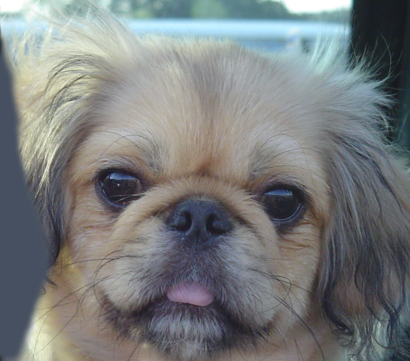
%> input picture Zhenyu_Pan_HW1/prob_hybrid/data/dog.bmp, 410 x 361 px
$ octave runThis.m   (GNU Octave 9; MATLAB toolbox functions it lacks are replaced by stand-ins)
%> lines starting %> are read from the running program, lines starting %| are printed output that depends on the picture
### Zhenyu_Pan_HW1/prob_hybrid/vis_hybrid_image.m
function output = vis_hybrid_image(hybrid_image)
%visualize a hybrid image by progressively downsampling the image and
%concatenating all of the images together.

scales = 5; %how many downsampled versions to create
scale_factor = 0.5; %how much to downsample each time
padding = 5; %how many pixels to pad.

original_height = size(hybrid_image,1);
num_colors = size(hybrid_image,3); %counting how many color channels the input has
output = hybrid_image;
cur_image = hybrid_image;

for i = 2:scales
    %add padding
    output = cat(2, output, ones(original_height, padding, num_colors));

    %dowsample image;
    cur_image = imresize(cur_image, scale_factor, 'bilinear');
    %pad the top and append to the output
    tmp = cat(1,ones(original_height - size(cur_image,1), size(cur_image,2), num_colors), cur_image);
    output = cat(2, output, tmp);
end


%code by James Hays

### Zhenyu_Pan_HW1/prob_hybrid/runThis.m
% Debugging tip: You can split your MATLAB code into cells using "%%"
% comments. The cell containing the cursor has a light yellow background,
% and you can press Ctrl+Enter to run just the code in that cell. This is
% useful when projects get more complex and slow to rerun from scratch

close all; % closes all figures

%% Setup
% read images and convert to floating point format
image1 = im2single(imread('data/dog.bmp'));
image2 = im2single(imread('data/cat.bmp'));
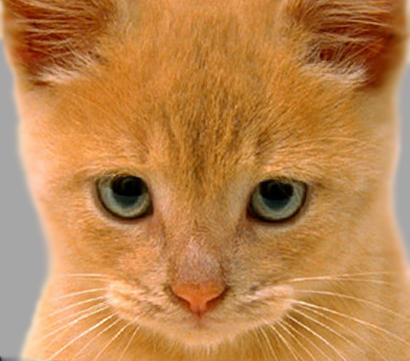
%> input picture Zhenyu_Pan_HW1/prob_hybrid/data/cat.bmp, 410 x 361 px

% image1 = im2single(imread('data/bird.bmp'));
% image2 = im2single(imread('data/plane.bmp'));

% image1 = im2single(imread('data/eistein.bmp'));
% image2 = im2single(imread('data/marilyn.bmp'));

% Several additional test cases are provided for you, but feel free to make
% your own (you'll need to align the images in a photo editor such as
% Photoshop). The hybrid images will differ depending on which image you
% assign as image1 (which will provide the low frequencies) and which image
% you asign as image2 (which will provide the high frequencies)

%% Filtering and Hybrid Image construction
cutoff_frequency = 7;

% cutoff_frequency = 4;

% cutoff_frequency = 3;

%This is the standard deviation, in pixels, of the
% Gaussian blur that will remove the high frequencies from one image and
% remove the low frequencies from another image (by subtracting a blurred
% version from the original version). You will want to tune this for every
% image pair to get the best results.
filter = fspecial('Gaussian', cutoff_frequency*4+1, cutoff_frequency);

%%%%%%%%%%%%%%%%%%%%%%%%%%%%%%%%%%%%%%%%%%%%%%%%%%%%%%%%%%%%%%%%%%%
% YOUR CODE BELOW. Use imfilter() to create 'low_frequencies' and
% 'high_frequencies' and then combine them to create 'hybrid_image'
%%%%%%%%%%%%%%%%%%%%%%%%%%%%%%%%%%%%%%%%%%%%%%%%%%%%%%%%%%%%%%%%%%%

%%%%%%%%%%%%%%%%%%%%%%%%%%%%%%%%%%%%%%%%%%%%%%%%%%%%%%%%%%%%%%%%%%%%%%%%
% Remove the high frequencies from image1 by blurring it. The amount of
% blur that works best will vary with different image pairs
%%%%%%%%%%%%%%%%%%%%%%%%%%%%%%%%%%%%%%%%%%%%%%%%%%%%%%%%%%%%%%%%%%%%%%%%

low_frequencies = imfilter(imfilter(image1, filter), filter');

%%%%%%%%%%%%%%%%%%%%%%%%%%%%%%%%%%%%%%%%%%%%%%%%%%%%%%%%%%%%%%%%%%%%%%%%
% Remove the low frequencies from image2. The easiest way to do this is to
% subtract a blurred version of image2 from the original version of image2.
% This will give you an image centered at zero with negative values.
%%%%%%%%%%%%%%%%%%%%%%%%%%%%%%%%%%%%%%%%%%%%%%%%%%%%%%%%%%%%%%%%%%%%%%%%

high_frequencies = image2 - imfilter(imfilter(image2, filter), filter');
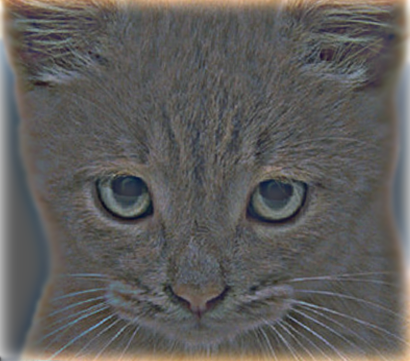
%> high_frequencies: size 361x410x3 single; mean R, G, B 0.0328, 0.0256, 0.0185; drawn with min black and max white

%%%%%%%%%%%%%%%%%%%%%%%%%%%%%%%%%%%%%%%%%%%%%%%%%%%%%%%%%%%%%%%%%%%%%%%%
% Combine the high frequencies and low frequencies
%%%%%%%%%%%%%%%%%%%%%%%%%%%%%%%%%%%%%%%%%%%%%%%%%%%%%%%%%%%%%%%%%%%%%%%%

hybrid_image = low_frequencies + high_frequencies;
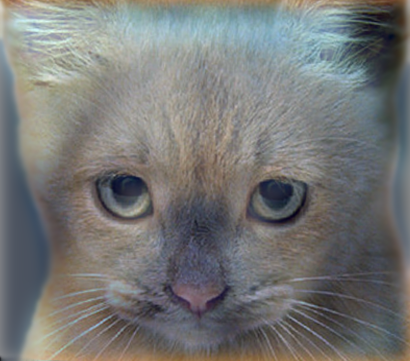
%> hybrid_image: size 361x410x3 single; mean R, G, B 0.49, 0.493, 0.488; drawn with min black and max white

%% Visualize and save outputs
figure(1); imshow(low_frequencies);
figure(2); imshow(high_frequencies + 0.5);
vis = vis_hybrid_image(hybrid_image);
%> the loop in vis_hybrid_image, `for i = 2:scales` made 4 passes
%> pass 1, in vis_hybrid_image, `tmp = cat(1,ones(original_height - size(cur_image,1), size(cur_image,2..`:
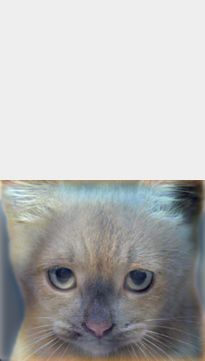
%> tmp: size 361x205x3 single; mean R, G, B 0.744, 0.746, 0.743; drawn with min black and max white
%> after the loop in vis_hybrid_image, `for i = 2:scales`:
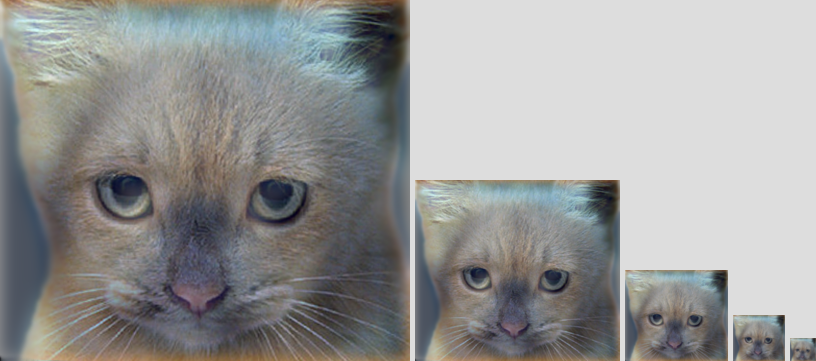
%> output: size 361x816x3 single; mean R, G, B 0.658, 0.66, 0.657; drawn with min black and max white
figure(3); imshow(vis);
imwrite(low_frequencies, 'low_frequencies.jpg', 'quality', 95);
imwrite(high_frequencies + 0.5, 'high_frequencies.jpg', 'quality', 95);
imwrite(hybrid_image, 'hybrid_image.jpg', 'quality', 95);
imwrite(vis, 'hybrid_image_scales.jpg', 'quality', 95);


figure(4);imagesc(log(abs(fftshift(fft2(image1)))));
figure(5);imagesc(log(abs(fftshift(fft2(image2)))));
figure(6);imagesc(log(abs(fftshift(fft2(low_frequencies)))));
%> after `imagesc(log(abs(fftshift(fft2(low_frequencies)))))`:
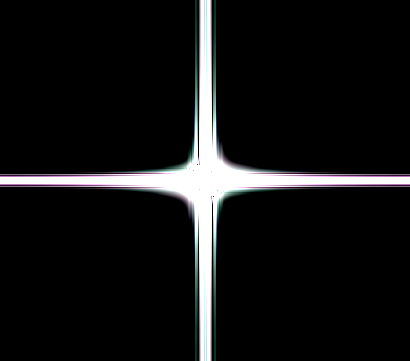
%> displayed picture: size 361x410x3, on the screen's scale of 0 to 255; mean R, G, B 20.1, 20.3, 20.9
figure(7);imagesc(log(abs(fftshift(fft2(high_frequencies)))));
figure(8);imagesc(log(abs(fftshift(fft2(hybrid_image)))));
%> after `imagesc(log(abs(fftshift(fft2(hybrid_image)))))`:
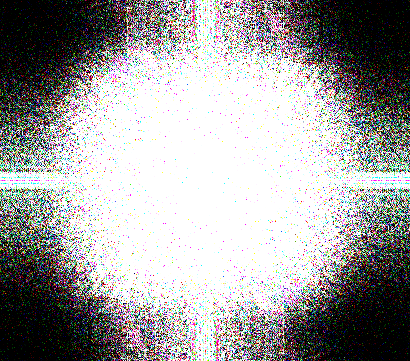
%> displayed picture: size 361x410x3, on the screen's scale of 0 to 255; mean R, G, B 159.4, 158.6, 158.1
